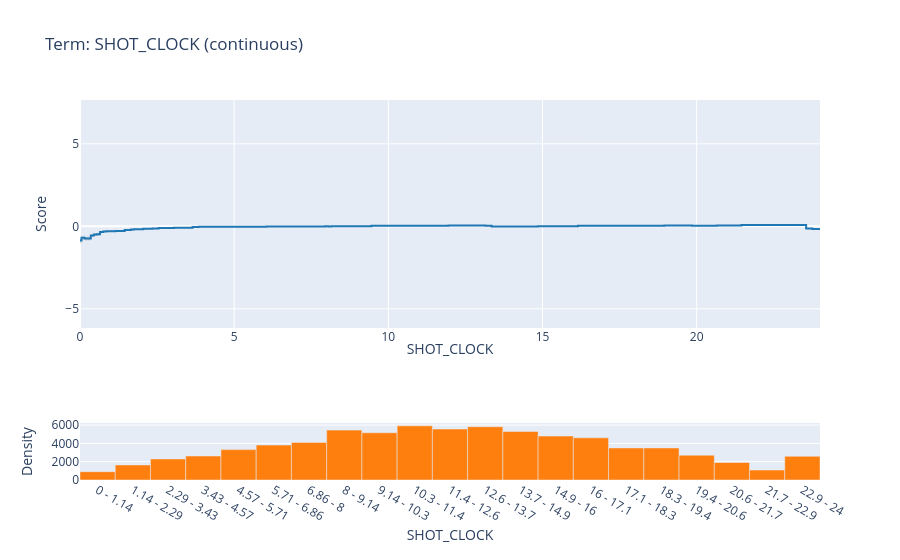

Notebook cell for this chart:
### Code cell
target_feature = 'SHOT_CLOCK'

feature_index = feature_cols.index(target_feature)

feature_fig = ebm_global.visualize(feature_index)
feature_fig.show()

### Figure 1 — Plotly figure (JSON) as saved in the notebook; plotly's stock layout.template omitted (floating-point values rounded to 4 significant figures; data arrays with more than 128 entries replaced by an {"elided": "..."} marker saying what was removed)
{"data": [{"line": {"shape": "hv", "width": 0}, "marker": {"color": "#444"}, "mode": "lines", "name": "Lower Bound", "type": "scatter", "x": {"elided": "242 float values"}, "xaxis": "x", "y": {"elided": "242 float values"}, "yaxis": "y"}, {"fill": "tonexty", "fillcolor": "rgba(68, 68, 68, 0.15)", "line": {"color": "rgb(31, 119, 180)", "shape": "hv"}, "mode": "lines", "name": "Main", "type": "scatter", "x": {"elided": "242 float values"}, "xaxis": "x", "y": {"elided": "242 float values"}, "yaxis": "y"}, {"fill": "tonexty", "fillcolor": "rgba(68, 68, 68, 0.15)", "line": {"shape": "hv", "width": 0}, "marker": {"color": "#444"}, "mode": "lines", "name": "Upper Bound", "type": "scatter", "x": {"elided": "242 float values"}, "xaxis": "x", "y": {"elided": "242 float values"}, "yaxis": "y"}, {"hovertemplate": "(%{hovertext}): %{y}", "hovertext": ["0 - 1.14", "1.14 - 2.29", "2.29 - 3.43", "3.43 - 4.57", "4.57 - 5.71", "5.71 - 6.86", "6.86 - 8", "8 - 9.14", "9.14 - 10.3", "10.3 - 11.4", "11.4 - 12.6", "12.6 - 13.7", "13.7 - 14.9", "14.9 - 16", "16 - 17.1", "17.1 - 18.3", "18.3 - 19.4", "19.4 - 20.6", "20.6 - 21.7", "21.7 - 22.9", "22.9 - 24"], "marker": {"color": "#ff7f0e"}, "name": "Distribution", "type": "bar", "x": [0.5714, 1.714, 2.857, 4, 5.143, 6.286, 7.429, 8.571, 9.714, 10.86, 12, 13.14, 14.29, 15.43, 16.57, 17.71, 18.86, 20, 21.14, 22.29, 23.43], "xaxis": "x2", "y": [910, 1644, 2303, 2618, 3317, 3813, 4099, 5447, 5156, 5913, 5565, 5815, 5297, 4797, 4600, 3496, 3496, 2707, 1914, 1087, 2589], "yaxis": "y2"}], "layout": {"bargap": 0, "showlegend": false, "title": {"text": "Term: SHOT_CLOCK (continuous)"}, "xaxis": {"anchor": "y", "domain": [0, 1], "matches": "x", "title": {"standoff": 0, "text": "SHOT_CLOCK"}}, "xaxis2": {"anchor": "y2", "domain": [0, 1], "matches": "x", "tickmode": "array", "ticktext": ["0 - 1.14", "1.14 - 2.29", "2.29 - 3.43", "3.43 - 4.57", "4.57 - 5.71", "5.71 - 6.86", "6.86 - 8", "8 - 9.14", "9.14 - 10.3", "10.3 - 11.4", "11.4 - 12.6", "12.6 - 13.7", "13.7 - 14.9", "14.9 - 16", "16 - 17.1", "17.1 - 18.3", "18.3 - 19.4", "19.4 - 20.6", "20.6 - 21.7", "21.7 - 22.9", "22.9 - 24"], "tickvals": [0.5714, 1.714, 2.857, 4, 5.143, 6.286, 7.429, 8.571, 9.714, 10.86, 12, 13.14, 14.29, 15.43, 16.57, 17.71, 18.86, 20, 21.14, 22.29, 23.43], "title": {"standoff": 0, "text": "SHOT_CLOCK"}}, "yaxis": {"anchor": "x", "domain": [0.4, 1], "range": [-6.162, 7.657], "title": {"text": "Score"}}, "yaxis2": {"anchor": "x2", "domain": [0, 0.15], "title": {"text": "Density"}}}}
